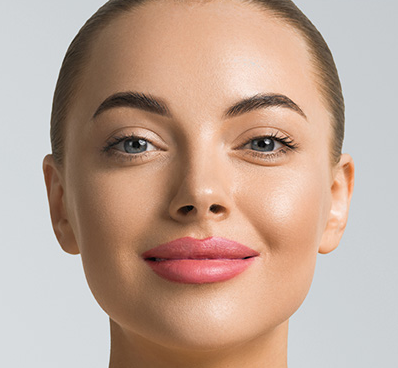
#> input picture 2.png, 398 x 368 px, found by its file name
$ python deteccaoOlhos.py
#> lines starting #> are read from the running program, lines starting #| are printed output that depends on the picture; after the words box and inside, x2 and y2 are one past the last pixel; in counts of white or black regions, pixels touching at a corner belong together
import cv2

classificador = cv2.CascadeClassifier(r"D:\ImagensDigitaisPy\exemploDeteccaoImg\cascades\haarcascade_frontalface_default.xml")
classificadorOlhos = cv2.CascadeClassifier(r"D:\ImagensDigitaisPy\exemploDeteccaoImg\cascades\haarcascade_eye.xml")

imagem = cv2.imread(r"D:\ImagensDigitaisPy\exemploDeteccaoImg\2.png")
#> imagem is the input picture: shape (368, 398, 3); mean B, G, R 149.9, 165, 191.4

imagemCinza = cv2.cvtColor(imagem, cv2.COLOR_BGR2GRAY)
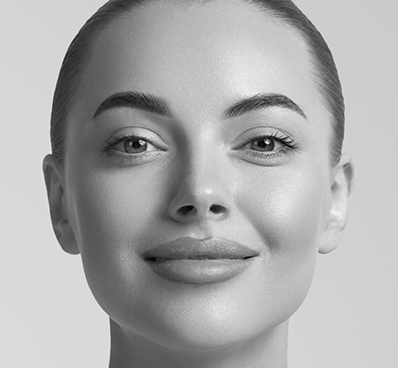
#> imagemCinza: shape (368, 398); min 0, max 244, mean 171.1
#cv2.imshow("Original",imagem)
#cv2.imshow("cinza",imagemCinza)
#cv2.waitKey(2000)
facesDeectadas = classificador.detectMultiScale(imagemCinza, scaleFactor=1.09,minNeighbors=8,minSize=(30,30))
#> facesDeectadas = [[55, 25, 299, 299]]
#print(len(facesDeectadas))
#print(facesDeectadas)

for(x,y,l,a) in facesDeectadas:
    print(x,y,l,a)
    cv2.rectangle(imagem,(x,y),(x+l,y+a),(100,100,255),2)
    regiao =  imagem[y:y + a, x:x +l]
    regiaoCinzaOlhos = cv2.cvtColor(regiao, cv2.COLOR_BGR2GRAY)
    olhosDetectados = classificadorOlhos.detectMultiScale(regiaoCinzaOlhos,scaleFactor=1.03,minNeighbors=3,minSize=(60,60))
    print(olhosDetectados)
    for(ox,oy,ol,oa) in olhosDetectados:
        cv2.rectangle(imagem,(ox,oy),(ox+ol,oy+oa),(100,500,255),2)
#> this loop made 1 pass
#> (x, y, l, a, olhosDetectados) on pass 1: (55, 25, 299, 299, [[167, 79, 78, 78], [36, 77, 81, 81], [103, 148, 62, 62]])
#| 55 25 299 299
#| [[167  79  78  78]
#|  [ 36  77  81  81]
#|  [103 148  62  62]]
#> pass 1, `regiao =  imagem[y:y + a, x:x +l]`:
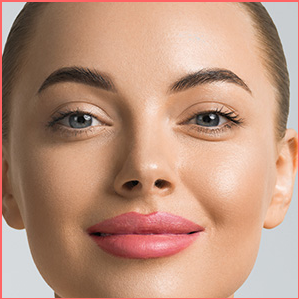
#> regiao: shape (299, 299, 3); mean B, G, R 125.8, 147, 188.2
#> pass 1, `regiaoCinzaOlhos = cv2.cvtColor(regiao, cv2.COLOR_BGR2GRAY)`:
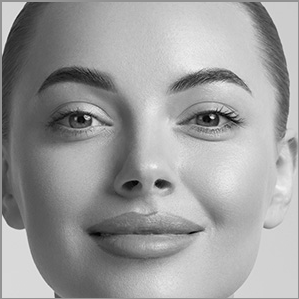
#> regiaoCinzaOlhos: shape (299, 299); min 0, max 244, mean 156.9
#> after the loop:
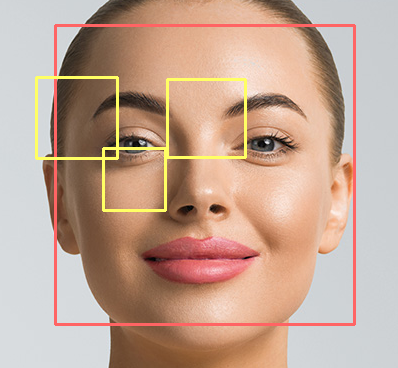
#> imagem: shape (368, 398, 3); 4.22% of pixels changed, all inside (x1, y1, x2, y2) = (35, 24, 356, 326)
#> after the loop:
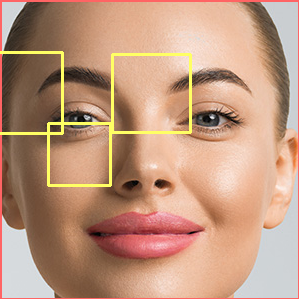
#> regiao: shape (299, 299, 3); 2.53% of pixels changed, all inside (x1, y1, x2, y2) = (0, 51, 192, 187)

cv2.imshow("Encontradas",imagem)
cv2.waitKey(0)

$ run again, with 1.jpg saved as 2.png
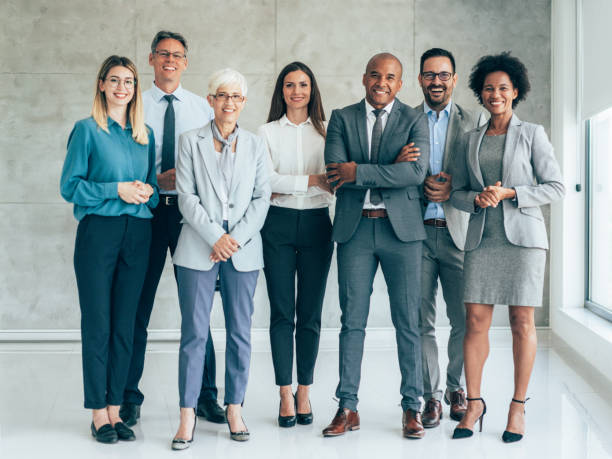
#> input picture 1.jpg, 612 x 459 px, found by its file name
#> imagem is the input picture: shape (459, 612, 3); mean B, G, R 158.3, 156.7, 143.7
#> `imagemCinza = cv2.cvtColor(imagem, cv2.COLOR_BGR2GRAY)`:
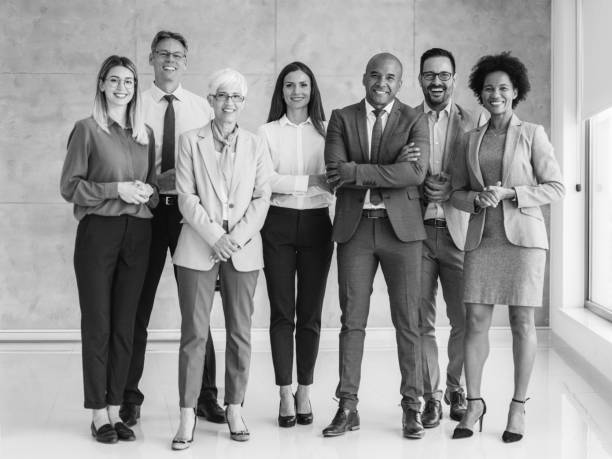
#> imagemCinza: shape (459, 612); min 1, max 254, mean 153
#> facesDeectadas = [[149, 39, 42, 42], [416, 58, 42, 42], [363, 62, 39, 39], [100, 65, 42, 42], [278, 71, 39, 39], [477, 73, 40, 40], [532, 162, 66, 66]]
#> the loop `for(x,y,l,a) in facesDeectadas:` made 7 passes
#> (printed output is left out)
#> after the loop `for(x,y,l,a) in facesDeectadas:`:
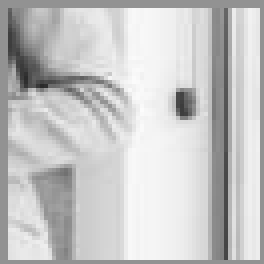
#> regiaoCinzaOlhos: shape (66, 66) (shown 4 times larger); min 42, max 252, mean 198.1

$ run again, with 3.jpg saved as 2.png
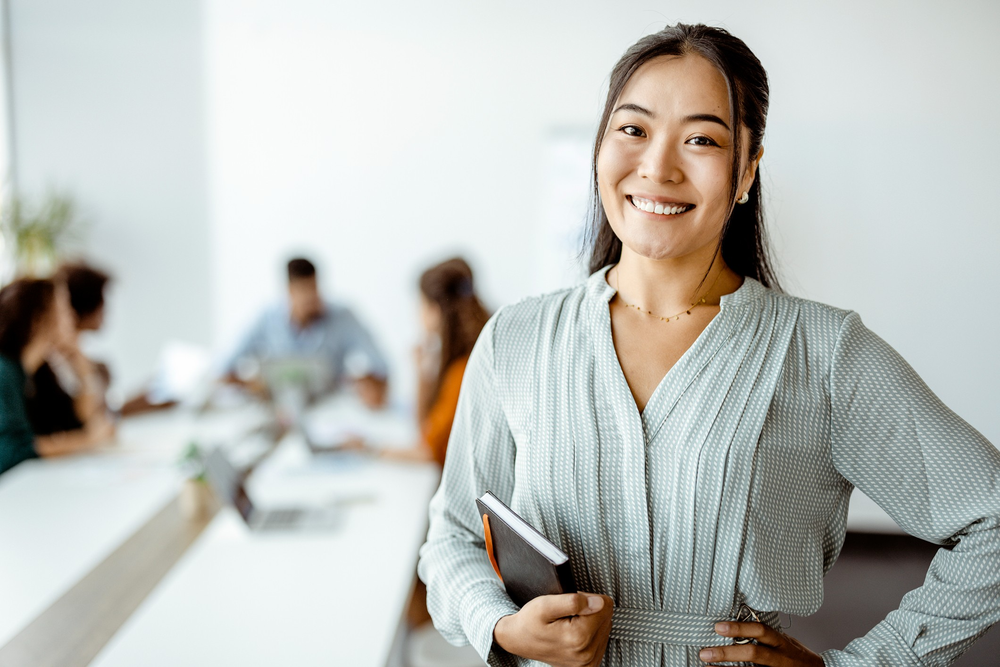
#> input picture 3.jpg, 1000 x 667 px, shrunk from 2120 x 1414 before the run, found by its file name
#> imagem is the input picture: shape (667, 1000, 3); mean B, G, R 185.7, 190.1, 187.8
#> facesDeectadas = [[575, 64, 181, 181]]
#> the loop `for(x,y,l,a) in facesDeectadas:` made 1 pass
#> (x, y, l, a, olhosDetectados) on pass 1: (575, 64, 181, 181, [[23, 35, 65, 65], [91, 48, 61, 61], [69, 116, 62, 62]])
#> (printed output is left out)
#> pass 1, `regiaoCinzaOlhos = cv2.cvtColor(regiao, cv2.COLOR_BGR2GRAY)`:
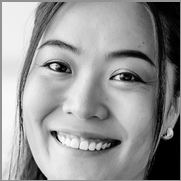
#> regiaoCinzaOlhos: shape (181, 181); min 0, max 253, mean 149.7
#> after the loop `for(x,y,l,a) in facesDeectadas:`:
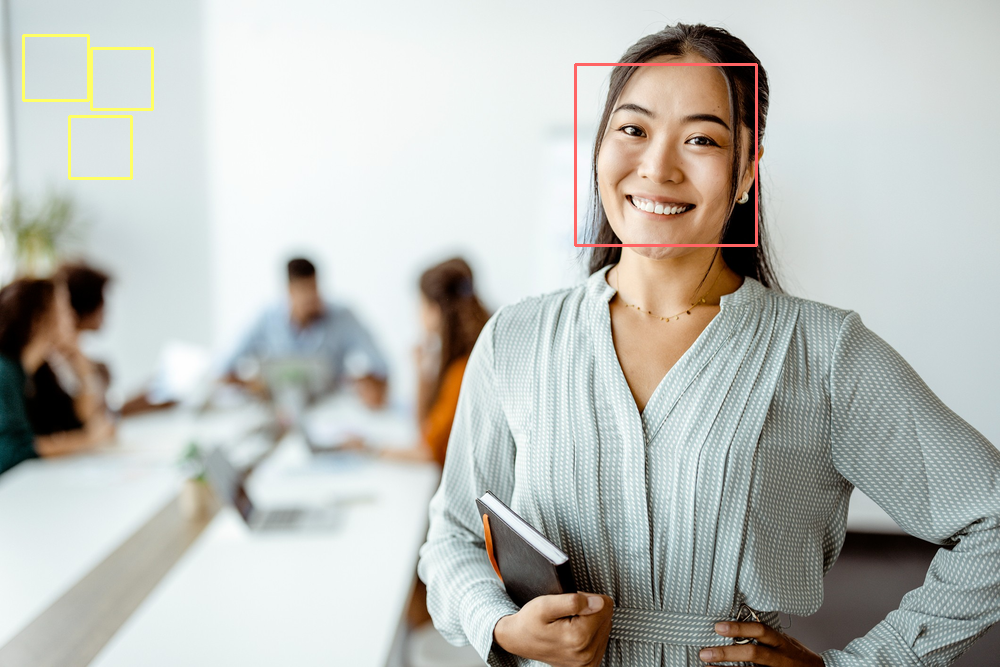
#> imagem: shape (667, 1000, 3); 0.66% of pixels changed, all inside (x1, y1, x2, y2) = (22, 34, 758, 247)
